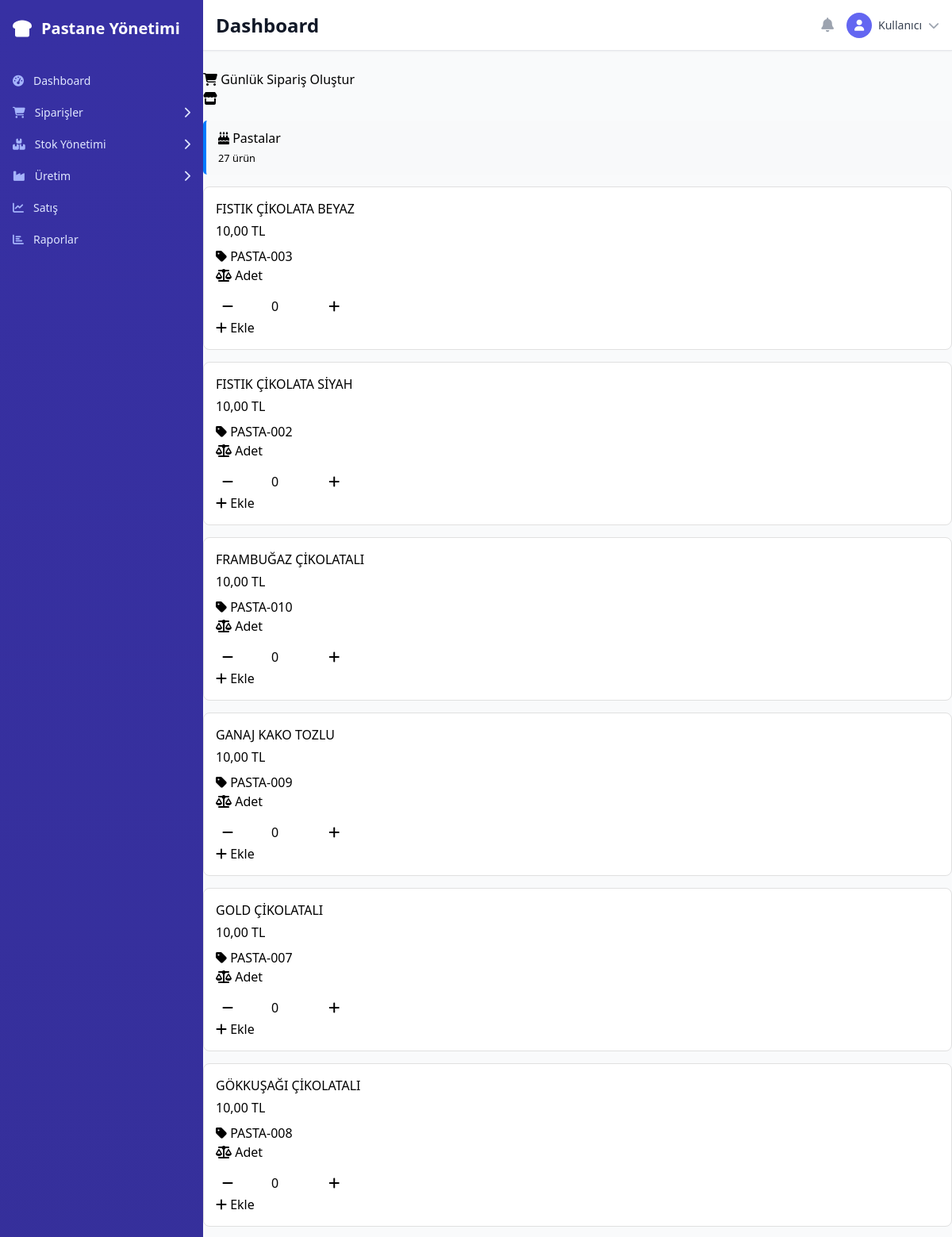
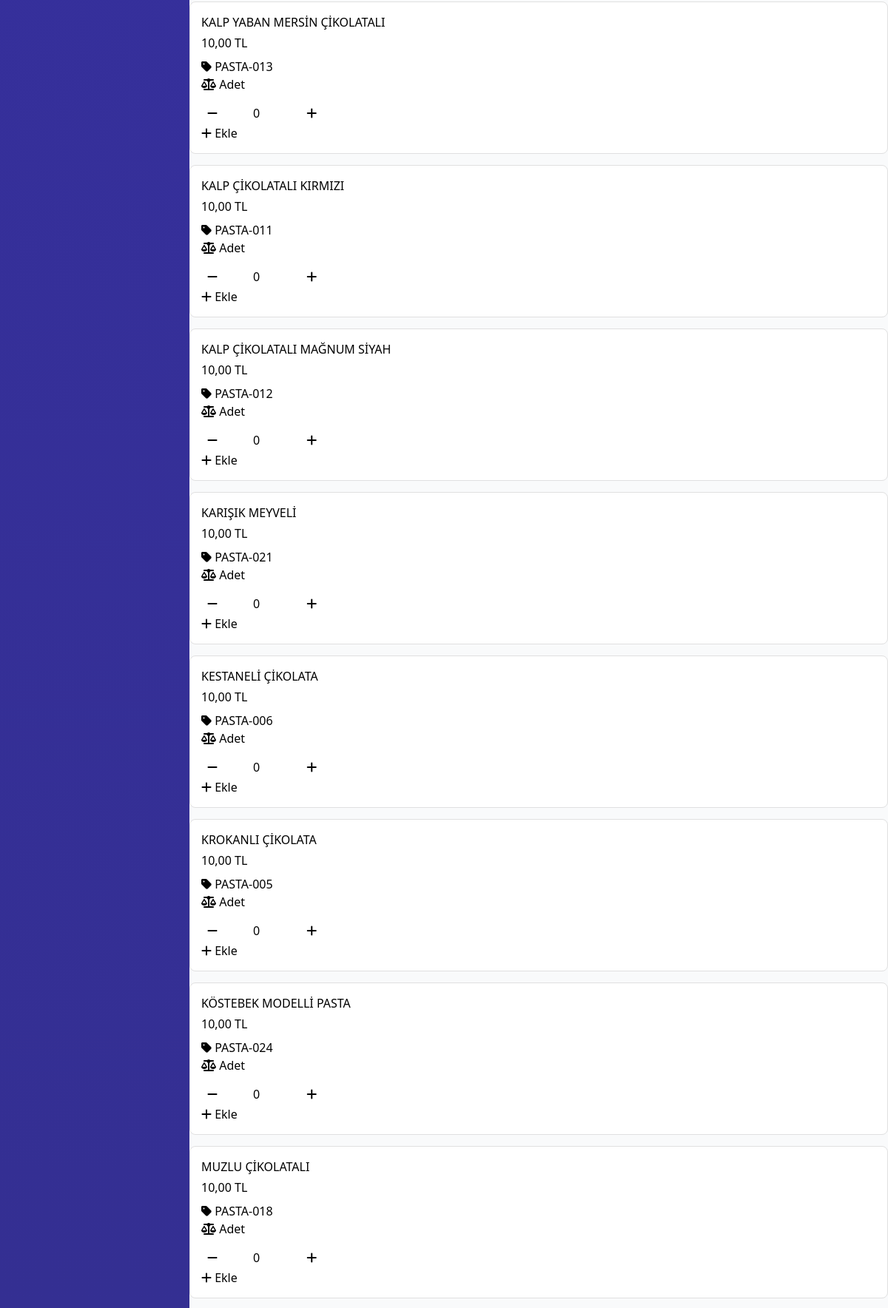
The page /api/orders/branch/create/advanced/ (signed in, upper part) on the database its author committed (2 pictures, top to bottom).
### inventory/models.py (models this page shows, shortened)
class ProductCategory(models.Model):
    name = models.CharField(_('Kategori Adı'), max_length=100)
    description = models.TextField(_('Açıklama'), blank=True)
    is_active = models.BooleanField(_('Aktif'), default=True)
    created_at = models.DateTimeField(_('Oluşturulma Tarihi'), auto_now_add=True)
    updated_at = models.DateTimeField(_('Güncellenme Tarihi'), auto_now=True)
    class Meta:
        verbose_name = _('Ürün Kategorisi')
        verbose_name_plural = _('Ürün Kategorileri')
        ordering = ['name']

class Product(models.Model):
    UNIT_CHOICES = [
        ('kg', 'Kilogram'),
        ('adet', 'Adet'),
        ('porsiyon', 'Porsiyon'),
        ('litre', 'Litre'),
        ('gram', 'Gram'),
        ('paket', 'Paket'),
    ]
    name = models.CharField(_('Ürün Adı'), max_length=200)
    category = models.ForeignKey(
        ProductCategory,
        on_delete=models.CASCADE,
        verbose_name=_('Kategori'),
        related_name='products'
    )
    description = models.TextField(_('Açıklama'), blank=True)
    unit = models.CharField(_('Birim'), max_length=20, choices=UNIT_CHOICES, default='adet')
    price_per_unit = models.DecimalField(
        _('Birim Fiyat'),
        max_digits=10,
        decimal_places=2,
        validators=[MinValueValidator(Decimal('0.01'))]
    )
    cost_per_unit = models.DecimalField(
        _('Birim Maliyet'),
        max_digits=10,
        decimal_places=2,
        validators=[MinValueValidator(Decimal('0.00'))],
        default=Decimal('0.00')
    )
    barcode = models.CharField(_('Barkod'), max_length=50, blank=True, unique=True, null=True)
    sku = models.CharField(_('Stok Kodu'), max_length=50, unique=True)
    is_active = models.BooleanField(_('Aktif'), default=True)
    is_produced = models.BooleanField(_('Üretiliyor'), default=True, help_text='Bu ürün kendi üretimimiz mi?')
    shelf_life_days = models.IntegerField(_('Raf Ömrü (Gün)'), default=7, help_text='Ürünün raf ömrü')
    created_at = models.DateTimeField(_('Oluşturulma Tarihi'), auto_now_add=True)
    updated_at = models.DateTimeField(_('Güncellenme Tarihi'), auto_now=True)
    class Meta:
        verbose_name = _('Ürün')
        verbose_name_plural = _('Ürünler')
        ordering = ['name']

### orders/branch_order_views.py (the view)
# urls.py: path('branch/create/advanced/', branch_order_views.BranchOrderCreateView.as_view(), name='branch_order_create_advanced'),
class BranchOrderCreateView(LoginRequiredMixin, TemplateView):
    template_name = 'orders/branch_order_create.html'
    def get_context_data(self, **kwargs):
        context = super().get_context_data(**kwargs)
        categories = ProductCategory.objects.filter(
            is_active=True,
            products__is_active=True
        ).distinct().prefetch_related('products')
        products_by_category = {}
        for category in categories:
            products = category.products.filter(is_active=True).order_by('name')
            if products.exists():
                products_by_category[category] = products
        tomorrow = timezone.now().date() + timedelta(days=1)
        context.update({
            'products_by_category': products_by_category,
            'default_delivery_date': tomorrow,
            'user_branch': self.request.user.branch,
        })
        return context

### templates/orders/branch_order_create.html (shortened to what this page needs)
{% extends 'base.html' %}
{% load static %}
{% block content %}
<div class="container-fluid">
    <div class="row">
        <div class="col-md-8">
            <div class="d-flex justify-content-between align-items-center mb-4">
                <h2>
                    <i class="fas fa-shopping-cart"></i>
                    Günlük Sipariş Oluştur
                </h2>
                <div class="text-muted">
                    <i class="fas fa-store"></i>
                </div>
            </div>
            {% for category, products in products_by_category.items %}
            <div class="category-section">
                <div class="category-header">
                    <h4 class="mb-0">
                        <i class="fas fa-birthday-cake"></i>
                        {{ category.name }}
                    </h4>
                    <small class="text-muted">{{ products.count }} ürün</small>
                </div>
                <div class="row">
                    {% for product in products %}
                    <div class="col-md-6 col-lg-4">
                        <div class="product-card" data-product-id="{{ product.id }}">
                            <div class="d-flex justify-content-between align-items-start mb-2">
                                <h6 class="product-name mb-1">{{ product.name }}</h6>
                                <span class="badge badge-primary">{{ product.price_per_unit }} TL</span>
                            </div>
                            <div class="text-muted small mb-3">
                                <i class="fas fa-tag"></i> {{ product.sku }}
                                <br>
                                <i class="fas fa-balance-scale"></i> {{ product.get_unit_display }}
                            </div>
                            <div class="d-flex align-items-center justify-content-between">
                                <div class="quantity-controls">
                                    <button type="button" class="btn btn-sm btn-outline-secondary btn-quantity" onclick="decreaseQuantity({{ product.id }})">
                                        <i class="fas fa-minus"></i>
                                    </button>
                                    <input type="number" class="form-control form-control-sm quantity-input mx-2"
                                           id="quantity-{{ product.id }}" value="0" min="0" max="999"
                                           onchange="updateQuantity({{ product.id }}, this.value)">
                                    <button type="button" class="btn btn-sm btn-outline-secondary btn-quantity" onclick="increaseQuantity({{ product.id }})">
                                        <i class="fas fa-plus"></i>
                                    </button>
                                </div>
                                <button type="button" class="btn btn-sm btn-success" onclick="quickAdd({{ product.id }}, 1)">
                                    <i class="fas fa-plus"></i> Ekle
                                </button>
                            </div>
                        </div>
                    </div>
                    {% endfor %}
                </div>
            </div>
            {% empty %}
            <div class="alert alert-warning">
                <i class="fas fa-exclamation-triangle"></i>
                Henüz aktif ürün bulunmuyor. Lütfen önce ürünleri sisteme ekleyin.
            </div>
            {% endfor %}
        </div>
    </div>
</div>
{% endblock %}

### templates/base.html (shortened to what this page needs)
<!DOCTYPE html>
<html lang="tr" class="h-full bg-gray-50">
<head>
    <script src="https://cdn.tailwindcss.com"></script>
    <link rel="stylesheet" href="https://cdnjs.cloudflare.com/ajax/libs/font-awesome/6.5.1/css/all.min.css">
</head>
<body class="h-full" x-data="{ sidebarOpen: false, userMenuOpen: false }" @keydown.escape="sidebarOpen = false; userMenuOpen = false">
    <div class="fixed inset-y-0 left-0 flex w-64 flex-col"
         :class="sidebarOpen ? 'translate-x-0' : '-translate-x-full md:translate-x-0'"
         x-transition:enter="transition ease-in-out duration-300 transform"
         x-transition:enter-start="-translate-x-full"
         x-transition:enter-end="translate-x-0"
         x-transition:leave="transition ease-in-out duration-300 transform"
         x-transition:leave-start="translate-x-0"
         x-transition:leave-end="-translate-x-full">
        <div class="flex flex-col flex-grow pt-5 bg-gradient-to-b from-indigo-800 to-indigo-900 overflow-y-auto custom-scrollbar">
            <div class="flex items-center flex-shrink-0 px-4">
                <div class="flex items-center">
                    <i class="fas fa-bread-slice text-white text-2xl mr-3"></i>
                    <h1 class="text-white text-xl font-bold">Pastane Yönetimi</h1>
                </div>
            </div>
            <nav class="mt-8 flex-1 px-2 space-y-1">
                <a href="{% url 'dashboard' %}"
                   class="group flex items-center px-2 py-2 text-sm font-medium rounded-md text-indigo-100 hover:text-white hover:bg-indigo-700 transition-colors duration-200">
                    <i class="fas fa-tachometer-alt mr-3 text-indigo-300 group-hover:text-white"></i>
                    Dashboard
                </a>
                <div x-data="{ open: false }">
                    <button @click="open = !open"
                            class="group w-full flex items-center px-2 py-2 text-sm font-medium rounded-md text-indigo-100 hover:text-white hover:bg-indigo-700 transition-colors duration-200">
                        <i class="fas fa-shopping-cart mr-3 text-indigo-300 group-hover:text-white"></i>
                        Siparişler
                        <i class="fas fa-chevron-right ml-auto transform transition-transform duration-200" :class="{ 'rotate-90': open }"></i>
                    </button>
                </div>
                <div x-data="{ open: false }">
                    <button @click="open = !open"
                            class="group w-full flex items-center px-2 py-2 text-sm font-medium rounded-md text-indigo-100 hover:text-white hover:bg-indigo-700 transition-colors duration-200">
                        <i class="fas fa-boxes mr-3 text-indigo-300 group-hover:text-white"></i>
                        Stok Yönetimi
                        <i class="fas fa-chevron-right ml-auto transform transition-transform duration-200" :class="{ 'rotate-90': open }"></i>
                    </button>
                </div>
                <div x-data="{ open: false }">
                    <button @click="open = !open"
                            class="group w-full flex items-center px-2 py-2 text-sm font-medium rounded-md text-indigo-100 hover:text-white hover:bg-indigo-700 transition-colors duration-200">
                        <i class="fas fa-industry mr-3 text-indigo-300 group-hover:text-white"></i>
                        Üretim
                        <i class="fas fa-chevron-right ml-auto transform transition-transform duration-200" :class="{ 'rotate-90': open }"></i>
                    </button>
                </div>
                <a href="{% url 'sales:sales-list' %}"
                   class="group flex items-center px-2 py-2 text-sm font-medium rounded-md text-indigo-100 hover:text-white hover:bg-indigo-700 transition-colors duration-200">
                    <i class="fas fa-chart-line mr-3 text-indigo-300 group-hover:text-white"></i>
                    Satış
                </a>
                <a href="{% url 'reports:report-list' %}"
                   class="group flex items-center px-2 py-2 text-sm font-medium rounded-md text-indigo-100 hover:text-white hover:bg-indigo-700 transition-colors duration-200">
                    <i class="fas fa-chart-bar mr-3 text-indigo-300 group-hover:text-white"></i>
                    Raporlar
                </a>
            </nav>
        </div>
    </div>
    <div class="md:pl-64 flex flex-col flex-1">
        <div class="sticky top-0 z-10 flex-shrink-0 flex h-16 bg-white shadow-sm border-b border-gray-200">
            <div class="flex-1 px-4 flex justify-between items-center">
                <div class="flex-1">
                    <h1 class="text-2xl font-semibold text-gray-900">
                        {% block page_title %}Dashboard{% endblock %}
                    </h1>
                </div>
                <div class="ml-4 flex items-center md:ml-6" x-data="{ open: false }">
                    <button class="bg-white p-1 rounded-full text-gray-400 hover:text-gray-500 focus:outline-none focus:ring-2 focus:ring-offset-2 focus:ring-indigo-500 mr-3">
                        <i class="fas fa-bell text-lg"></i>
                    </button>
                    <div class="relative">
                        <button @click="open = !open"
                                class="max-w-xs bg-white flex items-center text-sm rounded-full focus:outline-none focus:ring-2 focus:ring-offset-2 focus:ring-indigo-500">
                            <div class="h-8 w-8 rounded-full bg-indigo-500 flex items-center justify-center">
                                <i class="fas fa-user text-white text-sm"></i>
                            </div>
                            <span class="ml-2 text-gray-700 font-medium">Kullanıcı</span>
                            <i class="fas fa-chevron-down ml-2 text-gray-400"></i>
                        </button>
                    </div>
                </div>
            </div>
        </div>
        <main class="flex-1">
            <div class="py-6">
                {% block content %}{% endblock %}
            </div>
        </main>
    </div>
</body>
</html>

### templates/orders/branch_order_create.html (style rules this page uses)
.product-card { border: 1px solid #e0e0e0; border-radius: 8px; padding: 15px; margin-bottom: 15px; background: white; transition: all 0.3s ease; }
.quantity-input { width: 80px; text-align: center; }
.category-section { margin-bottom: 30px; }
.category-header { background: #f8f9fa; padding: 10px 15px; border-radius: 5px; margin-bottom: 15px; border-left: 4px solid #007bff; }
.btn-quantity { width: 30px; height: 30px; padding: 0; border-radius: 50%; display: inline-flex; align-items: center; justify-content: center; }

### rows shown on the page
ProductCategory: name "Pastalar", count "27"
Product: name "FISTIK ÇİKOLATA BEYAZ", price_per_unit "10,00", sku "PASTA-003", unit "Adet"
Product: name "FISTIK ÇİKOLATA SİYAH", price_per_unit "10,00", sku "PASTA-002", unit "Adet"
Product: name "FRAMBUĞAZ ÇİKOLATALI", price_per_unit "10,00", sku "PASTA-010", unit "Adet"
Product: name "GANAJ KAKO TOZLU", price_per_unit "10,00", sku "PASTA-009", unit "Adet"
Product: name "GOLD ÇİKOLATALI", price_per_unit "10,00", sku "PASTA-007", unit "Adet"
Product: name "GÖKKUŞAĞI ÇİKOLATALI", price_per_unit "10,00", sku "PASTA-008", unit "Adet"
Product: name "KALP YABAN MERSİN ÇİKOLATALI", price_per_unit "10,00", sku "PASTA-013", unit "Adet"
Product: name "KALP ÇİKOLATALI KIRMIZI", price_per_unit "10,00", sku "PASTA-011", unit "Adet"
Product: name "KALP ÇİKOLATALI MAĞNUM SİYAH", price_per_unit "10,00", sku "PASTA-012", unit "Adet"
Product: name "KARIŞIK MEYVELİ", price_per_unit "10,00", sku "PASTA-021", unit "Adet"
Product: name "KESTANELİ ÇİKOLATA", price_per_unit "10,00", sku "PASTA-006", unit "Adet"
Product: name "KROKANLI ÇİKOLATA", price_per_unit "10,00", sku "PASTA-005", unit "Adet"
Product: name "KÖSTEBEK MODELLİ PASTA", price_per_unit "10,00", sku "PASTA-024", unit "Adet"
Product: name "MUZLU ÇİKOLATALI", price_per_unit "10,00", sku "PASTA-018", unit "Adet"
